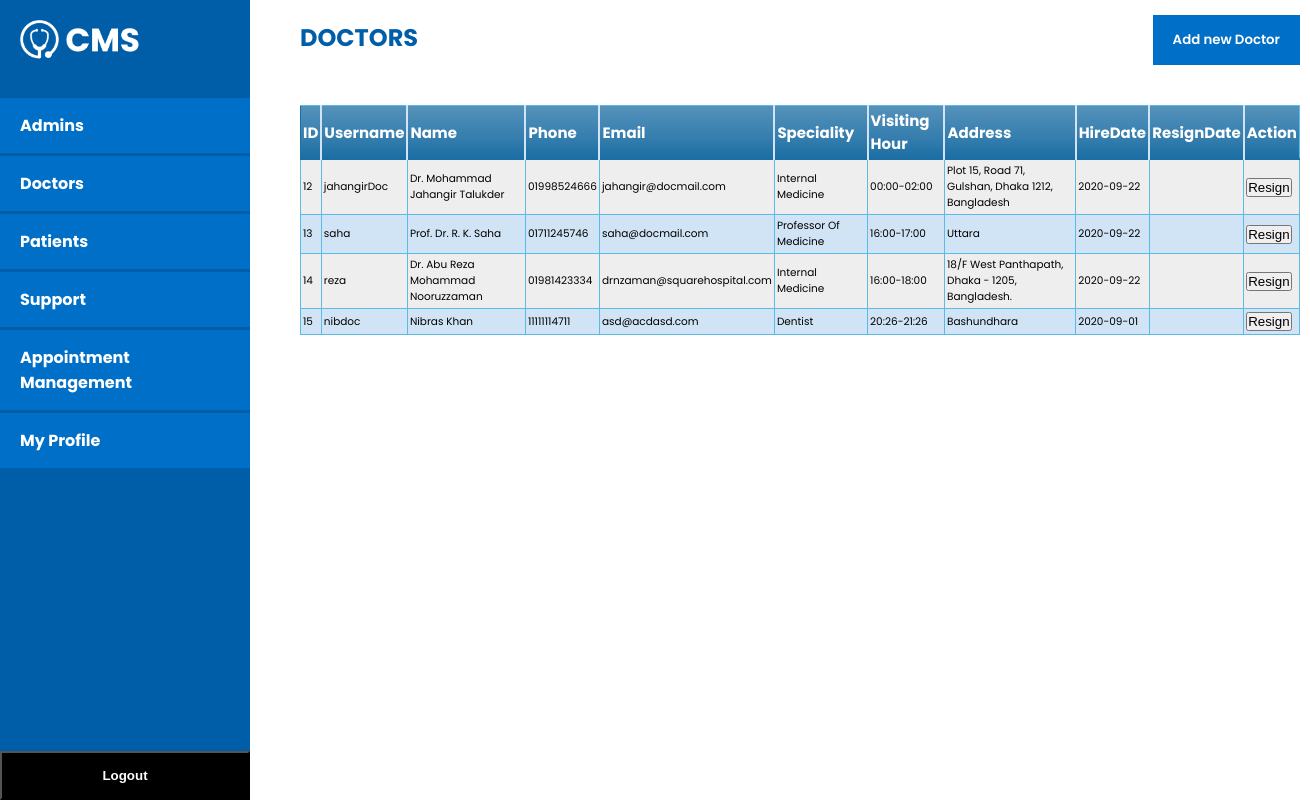
The page /admin_doc.php (signed in) on the database its author committed.
### tables this page shows
CREATE TABLE `doctor` (
  `id` int(5) NOT NULL,
  `username` varchar(50) NOT NULL,
  `Name` varchar(50) NOT NULL,
  `password` varchar(200) NOT NULL,
  `phone` varchar(15) NOT NULL,
  `Address` text NOT NULL,
  `hireDate` date NOT NULL,
  `resignDate` date DEFAULT NULL,
  `visitingHour` varchar(20) NOT NULL,
  `email` varchar(50) NOT NULL,
  `Speciality` varchar(50) NOT NULL,
  `Details` text DEFAULT NULL
);

### admin_doc.php (the view, shortened to what this page needs)
<?php
require "includes/db_connect.inc.php";
$sql_table = "select *  from doctor ORDER BY hireDate DESC;";
$result = mysqli_query($conn, $sql_table);
?>
<!DOCTYPE html>
<html lang="en">
<head>
<link rel="stylesheet" type="text/css" href="StyleSheet/leftNav.css">
<link rel="stylesheet" type="text/css" href="StyleSheet/footer.css">
<link rel="stylesheet" type="text/css" href="StyleSheet/panel.css">
<link rel="stylesheet" type="text/css" href="StyleSheet/table.css">
</head>
<body>
	<?php include 'includes/leftNav_admin.php'; ?>
	<section id="board">
		<h1 class="header">DOCTORS</h1>
		<a href="doctor_register.php"><button class="add_btn" >Add new Doctor</button></a>
		<table class="blueTable">
            <thead>
              <tr>
                <th>ID</th>
                <th>Username</th>
                <th>Name</th>
                <th>Phone</th>
                <th>Email</th>
                <th>Speciality</th>
                <th>Visiting Hour</th>
                <th>Address</th>
                <th>HireDate</th>
                <th>ResignDate</th>
                <th>Action</th>
              </tr>
            </thead>
            <tbody>
              <?php
              while($row = mysqli_fetch_assoc($result))
              {
              	echo "<tr>";
              		echo "<td>".$row['id']."</td>";
              		echo "<td>".$row['username']."</td>";
              		echo "<td>".$row['Name']."</td>";
              		echo "<td>".$row['phone']."</td>";
              		echo "<td>".$row['email']."</td>";
              		echo "<td>".$row['Speciality']."</td>";
                  echo "<td>".$row['visitingHour']."</td>";
                  echo "<td>".$row['Address']."</td>";
                  echo "<td>".$row['hireDate']."</td>";
                  echo "<td>".$row['resignDate']."</td>";
                  if(is_null($row['resignDate']))
                  {
                   echo "<td><form method=\"post\"><button type=\"submit\" name=\"Resign\" value=\"".$row['id']."\">Resign</button></form>";
                  }
                  else
                  {
                      echo "<td><form method=\"post\"><button type=\"submit\" name=\"Recall\" value=\"".$row['id']."\">Recall</button></form>";
                  }
              	echo "</tr>";
              }
               ?>
            </tbody>
          </table>
	</section>
</body>
</html>

### StyleSheet/panel.css (style rules this page uses)
* { padding: 0px; margin: 0px; }
body { font-family: 'Poppins', sans-serif; scroll-behavior: smooth; }
#board { width: 1000px; height: 100vh; margin-left: 300px; }
.header { padding-top: 20px; color: #005EA8; }
.add_btn { background-color: #006FC7; padding: 15px 20px; border: none; color: white; font-weight: 600; position: relative; top: -40px; float: right; font-family: 'Poppins', sans-serif; cursor: pointer; }

### StyleSheet/table.css (style rules this page uses)
table.blueTable { table-layout: auto ; width: 100% ; border: 1px solid #1C6EA4; background-color: #EEEEEE; text-align: left; border-collapse: collapse; }
table.blueTable td, table.blueTable th { border: 1px solid #5ABCE5; padding: 3px 2px; word-wrap: break-word; }
table.blueTable tbody td { font-size: 10.5px; }
table.blueTable tr:nth-child(even) { background: #D0E4F5; }
table.blueTable thead { background: #1C6EA4; background: -moz-linear-gradient(top, #5592bb 0%, #327cad 66%, #1C6EA4 100%); background: -webkit-linear-gradient(top, #5592bb 0%, #327cad 66%, #1C6EA4 100%); background: linear-gradient(to bottom, #5592bb 0%, #327cad 66%, #1C6EA4 100%); border-bottom: 2px solid #1C6EA4; }
table.blueTable thead th { font-size: 15px; font-weight: bold; color: #FFFFFF; border-left: 2px solid #D0E4F5; }
table.blueTable thead th:first-child { border-left: none; }

### rows shown on the page
doctor: id "12", username "jahangirDoc", Name "Dr. Mohammad Jahangir Talukder", phone "01998524666", email "jahangir@docmail.com", Speciality "Internal Medicine", visitingHour "00:00-02:00", Address "Plot 15, Road 71, Gulshan, Dhaka 1212, Bangladesh", hireDate "2020-09-22"
doctor: id "13", username "saha", Name "Prof. Dr. R. K. Saha", phone "01711245746", email "saha@docmail.com", Speciality "Professor Of Medicine", visitingHour "16:00-17:00", Address "Uttara", hireDate "2020-09-22"
doctor: id "14", username "reza", Name "Dr. Abu Reza Mohammad Nooruzzaman", phone "01981423334", email "drnzaman@squarehospital.com", Speciality "Internal Medicine", visitingHour "16:00-18:00", Address "18/F West Panthapath, Dhaka - 1205, Bangladesh.", hireDate "2020-09-22"
doctor: id "15", username "nibdoc", Name "Nibras Khan", phone "11111114711", email "asd@acdasd.com", Speciality "Dentist", visitingHour "20:26-21:26", Address "Bashundhara", hireDate "2020-09-01"
